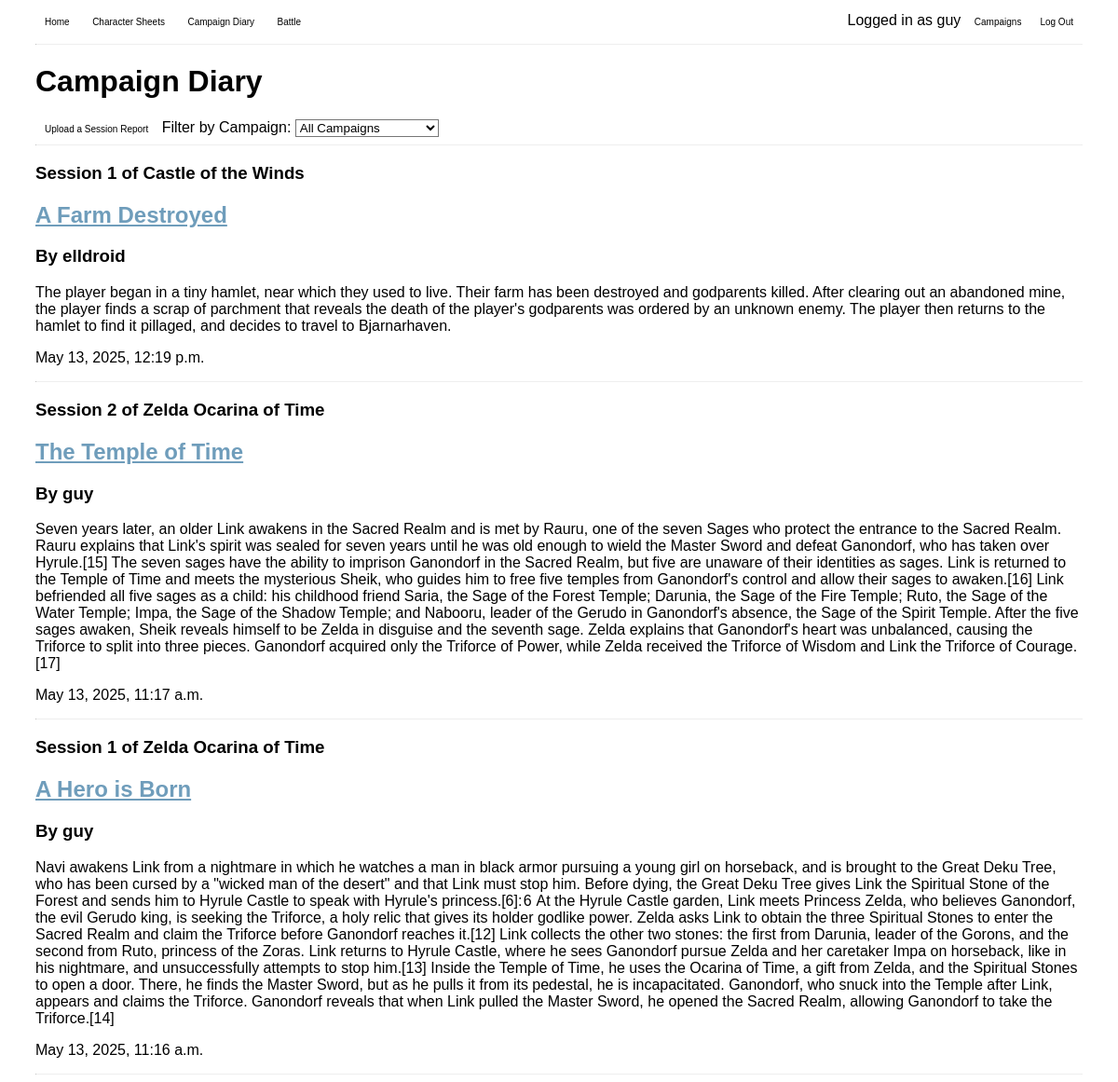
Before: /blog/ (signed in) with the older database file.
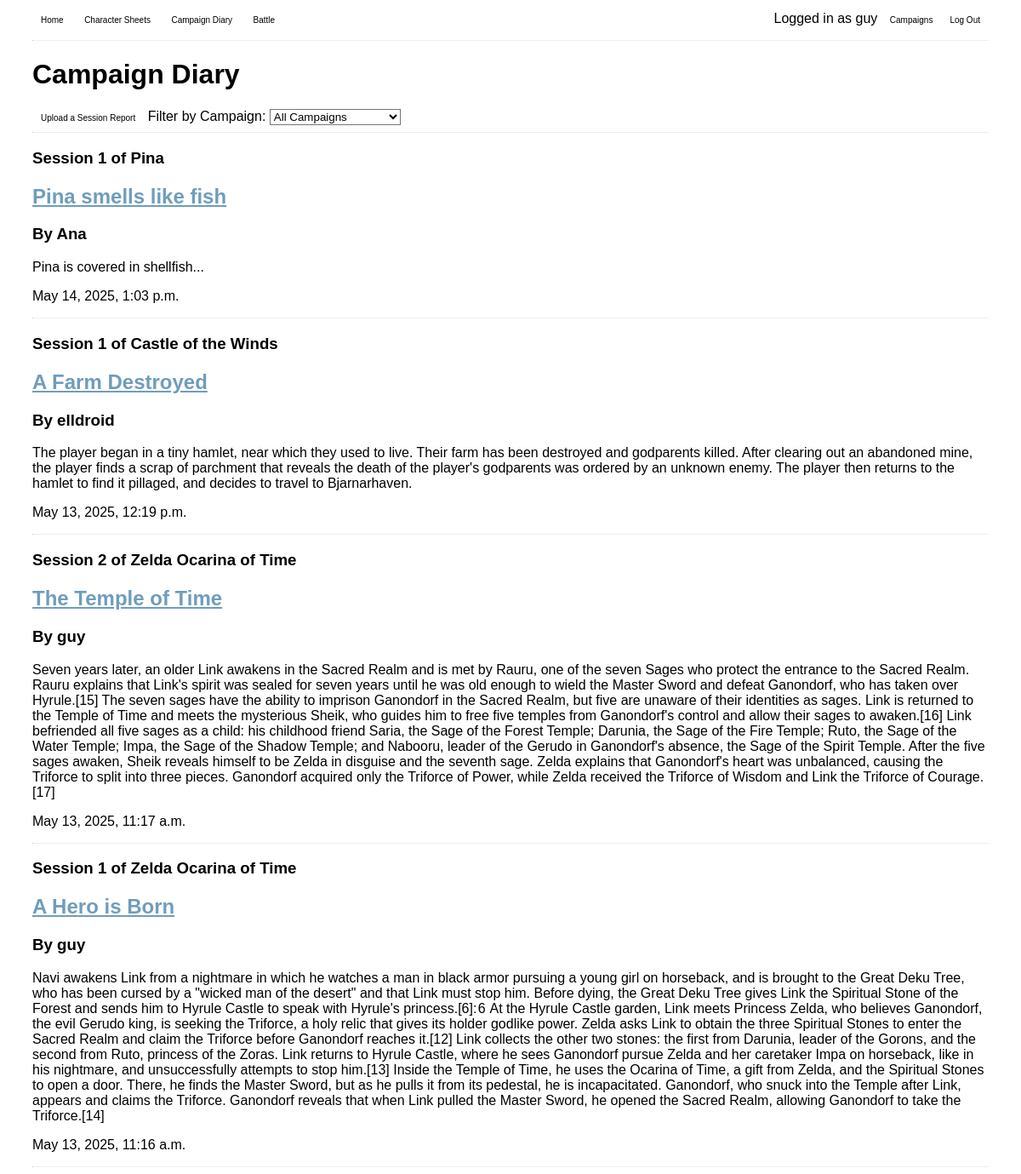
After: the same page with the newer database file.
### blog/models.py (models this page shows, shortened)
class Post(models.Model):
    title = models.CharField(max_length=200)
    author = models.ForeignKey('auth.User', on_delete=models.CASCADE,)
    campaign = models.ForeignKey(Campaign, on_delete=models.CASCADE)
    session = models.SmallIntegerField()
    text = models.TextField()
    date = models.DateTimeField(auto_now_add=True)

### accounts/models.py (models this page shows, shortened)
class Campaign(models.Model):
    name = models.CharField(max_length = 50)
    system = models.CharField(max_length=50)
    premise = models.TextField()
    key = models.CharField(max_length=50, default=generate_random_key, unique=True)
    users = models.ManyToManyField(User, related_name='campaigns')
    host = models.ForeignKey(User, on_delete=models.CASCADE, related_name='hosted_campaigns')
    def __str__(self):
        return self.name
    class Meta:
        db_table = 'blog_campaign'

### blog/views.py (the view)
# urls.py: path("", CampaignDiaryView.as_view(), name="Campaign Diary"),
class CampaignDiaryView(ListView):
    model = Post
    template_name = "campaign_diary.html"
    ordering = ['-date']
    def get_queryset(self):
        queryset = super().get_queryset()
        campaign_id = self.request.GET.get('campaign')
        if campaign_id:
            queryset = queryset.filter(campaign__id=campaign_id)
        return queryset
    def get_context_data(self, **kwargs):
        context = super().get_context_data(**kwargs)
        context['campaigns'] = Campaign.objects.filter(
            Q(users=self.request.user) | Q(host=self.request.user)
        ).distinct()
        context['selected_campaign'] = self.request.GET.get('campaign', '')
        return context

### blog/templates/campaign_diary.html (shortened to what this page needs)
<!DOCTYPE html>
<html>
    <head>
    </head>
    <body>
        {% extends "base.html" %}
        {% block content %}
        <div>
            <h1>Campaign Diary</h1>
            <form method="get">
                <a href="{% url 'Upload Session Report' %}" class="button">Upload a Session Report</a>
                <label>Filter by Campaign: </label>
                <select name="campaign" onchange="this.form.submit()">
                    <option value="">All Campaigns</option>
                </select>
            </form>
            <hr>
        </div>
        {% for post in post_list %}
        <div class="post-entry">
            <h3>Session {{ post.session }} of {{ post.campaign }}</h3>
            <a href="{% url 'Individual Post' post.pk %}"><h2>{{ post.title }}</h2></a>
            <h3>By {{ post.author }}</h3>
            <p>{{ post.text }}</p>
            <p>{{ post.date }}</p>
            <hr>
        </div>
        {% endfor %}
        {% endblock %}

### templates/base.html (shortened to what this page needs)
<head>
    {% load static %}
    <link rel="stylesheet" type="text/css" href='/static/css/style.css'>
</head>
<header>
    <a href="{% url 'Home Page' %}" class="button">Home</a>
    <a href="{% url 'Character Sheets' %}"><button>Character Sheets</button></a>
    <a href="{% url 'Campaign Diary' %}"><button>Campaign Diary</button></a>
    <a href="{% url 'Battle' %}"><button>Battle</button></a>
    <span class="float_right">
        {% if user.is_authenticated %}
        <div>
            Logged in as {{ user.username }}
            <a href="{% url 'Campaigns' %}"><button>Campaigns</button></a>
            <form action="{% url 'logout' %}" method="post" style="display: inline;">
                <button class="float_right" type="submit">Log Out</button>
            </form>
            {% else %}
            <a href="{% url 'Sign Up' %}"><button>Sign Up</button></a>
            <a href="{% url 'Account' %}"><button>Log In</button></a>
            {% endif %}
        </div>
    </span>
    <hr>
</header>
{% block content %}
{% endblock %}

### static/css/style.css (style rules this page uses)
.float_right { float: right; text-align: right; }
body { font-family: 'Trebuchet MS', 'Lucida Sans Unicode', 'Lucida Grande', 'Lucida Sans', Arial, sans-serif; padding-left: 2.5%; padding-right: 2.5%; }
button, a.button { padding: 10px; border-radius: 50px; background-color: white; border: none; transition-duration: 0.5s; text-decoration: none; color: black; font-family:Verdana, Geneva, Tahoma, sans-serif; font-size:x-small; }
select { background-color: white; }
hr { border-top: rgb(235, 241, 245); }
a { color: rgb(111, 157, 187); }

Changed rows visible on the page:
added Post: session "1", campaign "Pina", title "Pina smells like fish", author "Ana", text "Pina is covered in shellfish...", date "May 14, 2025, 1:03 p.m."
